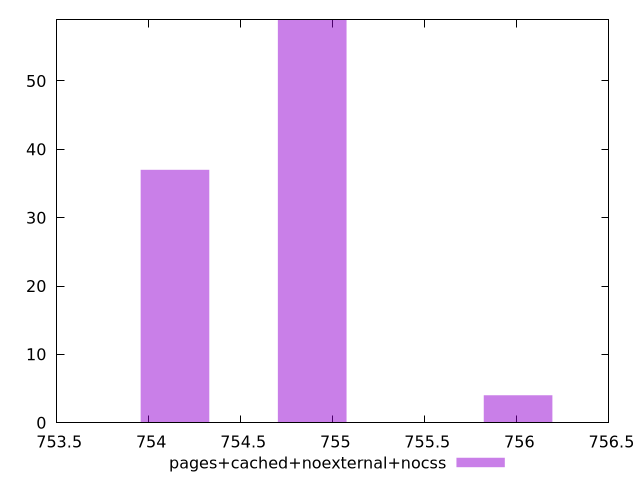

Recreate this plot in gnuplot.
$_pagesCachedNoexternalNocss <<EOF
754.8884162808218 59
754.1428474746185 37
756.0067694901268 4
EOF
set key outside below
set terminal pngcairo
set output "report_00004_2020-11-02T20-21-41.718Z/uses-rel-preload/pages+cached+noexternal+nocss//raw_hist.png"
set yrange [0:59]
set boxwidth 0.3727844031016404
set style fill transparent solid 0.5 noborder
plot $_pagesCachedNoexternalNocss title "pages+cached+noexternal+nocss" with boxes ,
